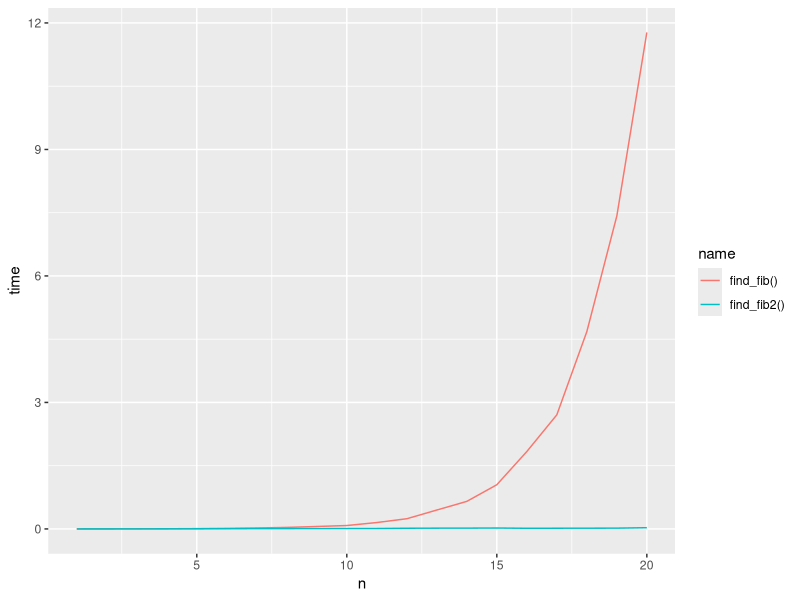

The R source for this figure:
## ---- chunk 1
#install.packages("microbenchmark")
library(microbenchmark)

bad = function(n) {
   x = c()
   for (i in 1:n) {
      x = c(x, i * 2)
   }
   x
}

good = function(n) {
   x = numeric(n)
   for (i in seq_len(n)) {
      x[i] = i * 2
   }
}

#check with 1e1 iterations
microbenchmark(bad(1e1), times = 100L)
microbenchmark(good(1e1), times = 100L)

#check with 1e2 iterations
microbenchmark(bad(1e2), times = 1000L)
microbenchmark(good(1e2), times = 1000L)

#check with 1e3 iterations
microbenchmark(bad(1e3), times = 1000L)
microbenchmark(good(1e3), times = 1000L)

#From the test we can see that the good example is about 
#10-100 times faster than the bad example

## ---- chunk 2
ThreeDimRandomWalk = function(n) {
   xyz = sample(c(0, 1, 2), n+1, replace = TRUE)  
   move = sample(c(-1, 1), n+1, replace = TRUE)
   x <- numeric(n+1)
   y <- numeric(n+1)
   z <- numeric(n+1)
   for (i in seq_len(n+1)) {
      if (xyz[i] == 0) { # x
         x[i + 1] = x[i] + move[i]
         y[i + 1] = y[i]
         z[i + 1] = z[i]
      } else if (xyz[i] == 1) { # y
         x[i + 1] = x[i]
         y[i + 1] = y[i] + move[i]
         z[i + 1] = z[i]
      } else {
         x[i + 1] = x[i]
         y[i + 1] = y[i]
         z[i + 1] = z[i] + move[i]
      }
   }
   result <- data.frame("x" = x, "y" = y, "z" = z)
   result
}
ThreeDimRandomWalk(10)

## ---- chunk 3
find_fib = function(n) {
  if (n == 1 | n == 2)
    return (1)
  
  find_fib(n - 2) + find_fib(n - 1)
}

find_fib2 = function(n, fib = c(1, 1)) {
  len = length(fib)
  if (n <= len)
    return (fib[n])
  
  fib = c(fib, fib[len - 1] + fib[len])
  find_fib2(n, fib)
}
#since 30 is too large for my computer (it crashes when I tried to run with 30 iterations),
#I choose to run with 20 iterations for each functions
second = numeric(40)
name = character(40)
n = numeric(40)
for (i in 1:20) {
   second[i] = summary(microbenchmark(find_fib(i), times = 1000L, unit = 'ms'))[1, "median"]
   name[i] = 'find_fib()'
   n[i] = i
}
for (i in 1:20) {
   second[i+20] = summary(microbenchmark(find_fib2(i), times = 1000L, unit = 'ms'))[1, "median"]
   name[i+20] = 'find_fib2()'
   n[i+20] = i
}
data_fib <- data.frame("name" = name, "n" = n, "time" = second)
data_fib
#install.packages("ggplot2")
library(ggplot2)
ggplot(data_fib, aes(x = n, y = time, color = name)) + geom_line()

#from the plot we an see that the function does not grow in the same rate. 
# find_fib() grows exponentially large as n gets large, where find_fib2() 
#takes about constant time

